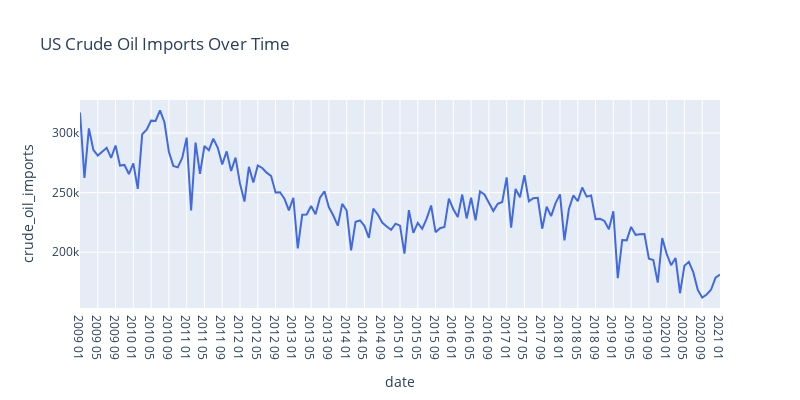

Notebook code cell kept with this figure:
### Code cell
fig = px.line(df, x='date', y='crude_oil_imports', title='US Crude Oil Imports Over Time',
             width=800, height=400)
fig.update_traces(line_color='#4169E1')
fig.show()

### Figure 1 — Plotly figure (JSON) as saved in the notebook; plotly's stock layout.template omitted (floating-point values rounded to 4 significant figures; data arrays with more than 128 entries replaced by an {"elided": "..."} marker saying what was removed)
{"data": [{"hovertemplate": "date=%{x}<br>crude_oil_imports=%{y}<extra></extra>", "legendgroup": "", "line": {"color": "#4169E1", "dash": "solid"}, "marker": {"symbol": "circle"}, "mode": "lines", "name": "", "orientation": "v", "showlegend": false, "type": "scatter", "x": {"elided": "145 str values"}, "xaxis": "x", "y": {"elided": "145 int values"}, "yaxis": "y"}], "layout": {"height": 400, "legend": {"tracegroupgap": 0}, "title": {"text": "US Crude Oil Imports Over Time"}, "width": 800, "xaxis": {"anchor": "y", "domain": [0, 1], "title": {"text": "date"}}, "yaxis": {"anchor": "x", "domain": [0, 1], "title": {"text": "crude_oil_imports"}}}}
